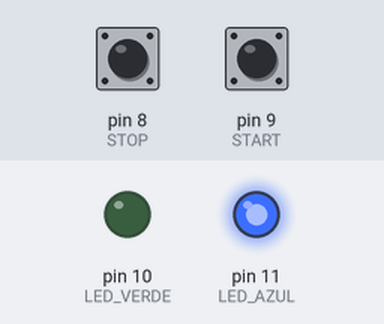
The sketch below on a simulated Arduino Uno, built with avr-gcc and run on an emulated ATmega328P. Parts: output pins drawn as LEDs (lit = HIGH). The test bench sets the inputs (shaded band); at power-on: pin 9 (START) HIGH, pin 8 (STOP) HIGH.

Above: at 1.2 s.
1.3 s: pin 9 (START) pulled LOW for 0.15 s
At 2.5 s:
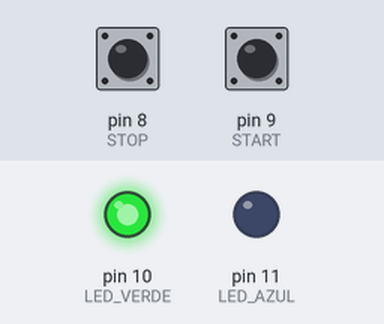
2.9 s: pin 8 (STOP) pulled LOW for 0.15 s
At 3.7 s:
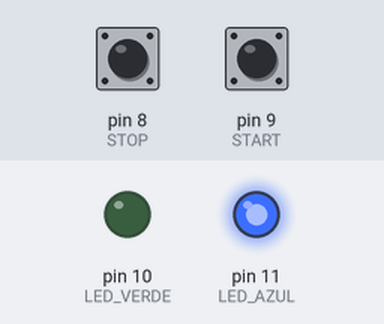
4.5 s: pin 9 (START) pulled LOW for 1 s
At 4.9 s:
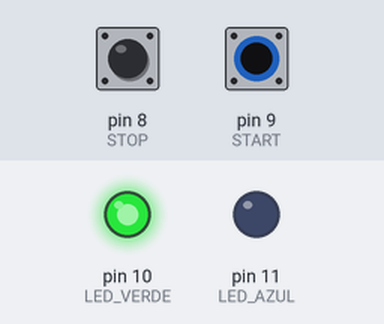
7.0 s: pin 8 (STOP) driven LOW and pin 9 (START) driven LOW
At 8.2 s:
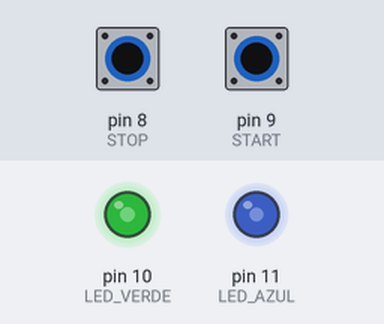
8.5 s: pin 8 (STOP) driven HIGH
At 9.0 s:
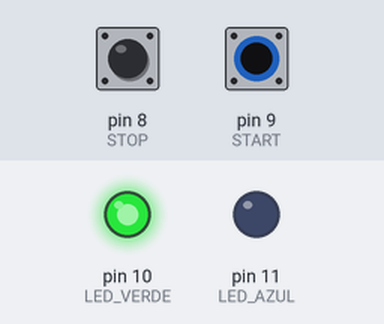
10.0 s: pin 8 (STOP) driven LOW
At 10.6 s:
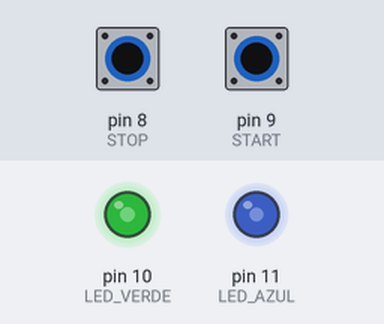
Timing chart, 0 to 12.5 s (numbered marks = the images above; inputs shaded):
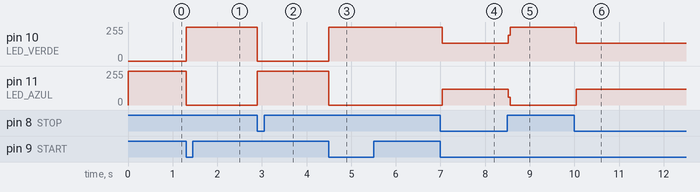

Measured:
- after the input at 1.3 s, pin 10 (LED_VERDE): 0/255 → 255/255 at once; pin 11 (LED_AZUL): 255/255 → 0/255 at once
- after the input at 2.9 s, pin 10 (LED_VERDE): 255/255 → 0/255 at once; pin 11 (LED_AZUL): 0/255 → 255/255 at once
- after the input at 4.5 s, pin 10 (LED_VERDE): 0/255 → 255/255 at once; pin 11 (LED_AZUL): 255/255 → 0/255 at once
- after the input at 7.0 s, pin 10 (LED_VERDE): 255/255 → 135/255 at once; pin 11 (LED_AZUL): 0/255 → 120/255 at once
- after the input at 8.5 s, pin 10 (LED_VERDE): 135/255 → 255/255 at once; pin 11 (LED_AZUL): 120/255 → 0/255 at once
- after the input at 10.0 s, pin 10 (LED_VERDE): 255/255 → 135/255 at once; pin 11 (LED_AZUL): 0/255 → 120/255 at once

The sketch:

Termistor_com_led.ino
```cpp
long tempoinicial = 0; // VARIAVEL GLOBAL DE TEMPO INICIAL.
int flagledacesso = 0; // VARIAVEL GLOBAL DE FLAG BOTÃO ACESSO.
float valorlido;
float temperatura;
int i = 0;

void setup()
{

  pinMode(9, INPUT_PULLUP); //START
  pinMode(8, INPUT_PULLUP); //STOP
  pinMode(10, OUTPUT); //LED VERDE
  pinMode(11, OUTPUT); //LED AZUL

  digitalWrite(11, HIGH); // LED AZUL BOTÃO Ñ PRESSIONADO.
  digitalWrite(10, LOW); // LED AMARELO BOTÃO PRESSIONADO.

  Serial.begin(9600);
}

  void termistor()
  {
    for(i=0; i>=100; i++)
    {
      valorlido = analogRead(A2);
      Serial.print("Leitura do pino A2= ");
      Serial.println(valorlido);

      temperatura = (valorlido * 0.2027) - 87;
      Serial.print("Temperatura aproximada em Celsius = ");
      Serial.println(temperatura);
      Serial.println("");
    }
  }

  void estado_original()
  {
      digitalWrite(11, HIGH); // LED AZUL BOTÃO Ñ PRESSIONADO.
      digitalWrite(10, LOW); // LED AMARELO BOTÃO PRESSIONADO.
      flagledacesso = 0; //ZERA A BANDEIRA;
  }

  void estado_acionado()
  {
    digitalWrite(11, LOW); // DESLIGA LED AZUL.
    digitalWrite(10, HIGH); // ACENDE LED VERDE.
    termistor();
    tempoinicial = millis(); // MARCA O TEMPO NAQUELE INSTANTE.
    flagledacesso = 1; // DIZ QUE O BOTÃO FOI PRESSIONADO.
  }

void loop()
{
  int bstart = digitalRead(9); //LÊ O ESTADO NO PINO 9.

  if(bstart == LOW) // AO PRESSIONAR O BOTÃO;
  {
    estado_acionado(); // invoca a função.
  }

  if(flagledacesso == 1) // VERIFICA SE O BOTÃO FOI PRESSIONADO.
  {
    long tempopassado = millis() - tempoinicial; // VERIFICA A QUANTIDADE DE TEMPO QUE PASSOU.
    int bstop = digitalRead(8);

    if(bstop == LOW) // BOTÃO DE PARADA IMEDIATA, SEM NECESSIDADE DE TEMPO!
    {
      estado_original();
    }
    else if(tempopassado >= 10000 || temperatura >= 30) // SE TEMPO MAIOR QUE 10S VOLTA AO ESTADO ORIGINAL.
    {
      estado_original();
    }
  }
}
```
